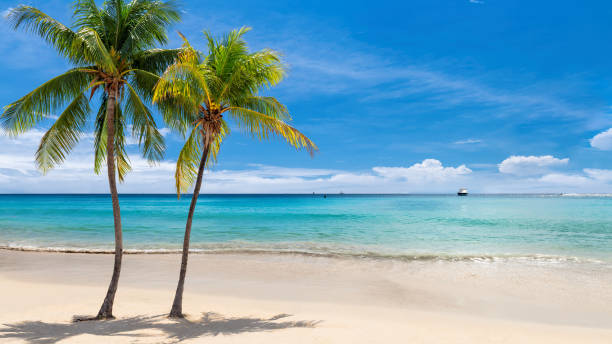
#> input picture images/beach.jpg, 612 x 344 px, given in place of flemingo.jpg, which was not available; the run also reads 1 picture not shown here
$ jupyter execute 'merging 4 parts of an image.ipynb'
#> lines starting #> are read from the running program, lines starting #| are printed output that depends on the picture; pictures that were not available may be replaced by others from this repository, and a replacement may not be noted
[cell 1]
# import cv2 library
import cv2
import numpy as np

# read the images
img = cv2.imread('./images/flemingo.jpg')
#> img is the input picture: shape (344, 612, 3); mean B, G, R 181.9, 164.4, 121.2
img2 = cv2.imread('./images/box.png')

#img1=np.resize(img1,img2.shape)

[cell 2]
h, w, channels = img.shape
#> h = 344; w = 612; channels = 3

half = w//2
#> half = 306


# this will be the first column
left_part = img[:, :half]
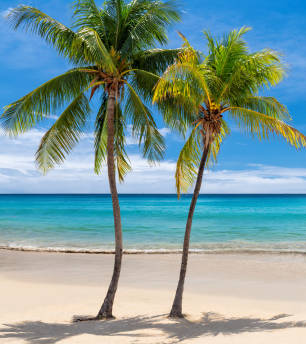
#> left_part: shape (344, 306, 3); mean B, G, R 155.5, 155.1, 125.8

# [:,:half] means all the rows and
# all the columns upto index half

# this will be the second column
right_part = img[:, half:]
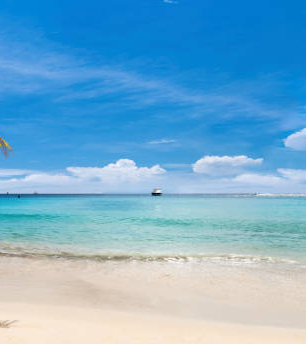
#> right_part: shape (344, 306, 3); mean B, G, R 208.3, 173.8, 116.6

# [:,half:] means al the rows and all
# the columns from index half to the end
# cv2.imshow is used for displaying the image
#cv2.imshow('Left part', left_part)
#cv2.imshow('Right part', right_part)

# this is horizontal division
half2 = h//2
#> half2 = 172

topL = left_part[:half2, :]
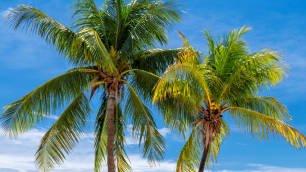
#> topL: shape (172, 306, 3); mean B, G, R 130.8, 130, 91.2
bottomL = left_part[half2:,:]
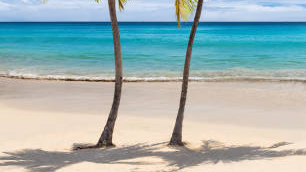
#> bottomL: shape (172, 306, 3); mean B, G, R 180.1, 180.1, 160.4


topR = right_part[:half2,:]
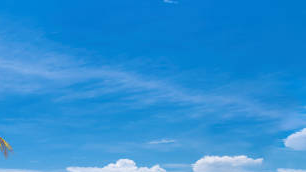
#> topR: shape (172, 306, 3); mean B, G, R 214.2, 143.9, 44.1
bottomR = right_part[half2:, :]
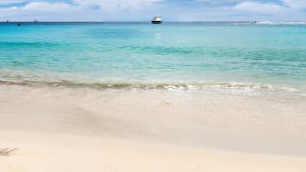
#> bottomR: shape (172, 306, 3); mean B, G, R 202.4, 203.7, 189.1
